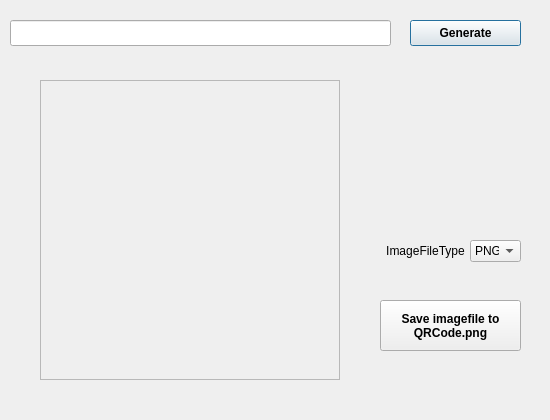
<?xml version="1.0" encoding="UTF-8"?>
<ui version="4.0">
 <class>MainWindow</class>
 <widget class="QDialog" name="MainWindow">
  <property name="geometry">
   <rect>
    <x>0</x>
    <y>0</y>
    <width>550</width>
    <height>420</height>
   </rect>
  </property>
  <property name="sizePolicy">
   <sizepolicy hsizetype="Fixed" vsizetype="Fixed">
    <horstretch>0</horstretch>
    <verstretch>0</verstretch>
   </sizepolicy>
  </property>
  <property name="minimumSize">
   <size>
    <width>550</width>
    <height>420</height>
   </size>
  </property>
  <property name="maximumSize">
   <size>
    <width>550</width>
    <height>420</height>
   </size>
  </property>
  <property name="windowTitle">
   <string>QRCode Generator</string>
  </property>
  <widget class="QWidget" name="centralWidget" native="true">
   <property name="geometry">
    <rect>
     <x>0</x>
     <y>0</y>
     <width>550</width>
     <height>420</height>
    </rect>
   </property>
   <property name="sizePolicy">
    <sizepolicy hsizetype="Fixed" vsizetype="Fixed">
     <horstretch>0</horstretch>
     <verstretch>0</verstretch>
    </sizepolicy>
   </property>
   <property name="minimumSize">
    <size>
     <width>550</width>
     <height>420</height>
    </size>
   </property>
   <property name="maximumSize">
    <size>
     <width>550</width>
     <height>420</height>
    </size>
   </property>
   <widget class="QLabel" name="qrcodepixmapLabel">
    <property name="geometry">
     <rect>
      <x>40</x>
      <y>80</y>
      <width>300</width>
      <height>300</height>
     </rect>
    </property>
    <property name="frameShape">
     <enum>QFrame::StyledPanel</enum>
    </property>
    <property name="frameShadow">
     <enum>QFrame::Sunken</enum>
    </property>
    <property name="alignment">
     <set>Qt::AlignCenter</set>
    </property>
   </widget>
   <widget class="QLineEdit" name="lineEdit">
    <property name="geometry">
     <rect>
      <x>10</x>
      <y>20</y>
      <width>381</width>
      <height>26</height>
     </rect>
    </property>
    <property name="font">
     <font>
      <pointsize>10</pointsize>
     </font>
    </property>
    <property name="text">
     <string></string>
    </property>
   </widget>
   <widget class="QPushButton" name="generateButton">
    <property name="geometry">
     <rect>
      <x>410</x>
      <y>20</y>
      <width>111</width>
      <height>26</height>
     </rect>
    </property>
    <property name="font">
     <font>
      <weight>75</weight>
      <bold>true</bold>
     </font>
    </property>
    <property name="text">
     <string>Generate</string>
    </property>
    <property name="default">
     <bool>true</bool>
    </property>
   </widget>
   <widget class="QPushButton" name="saveFileButton">
    <property name="geometry">
     <rect>
      <x>380</x>
      <y>300</y>
      <width>141</width>
      <height>51</height>
     </rect>
    </property>
    <property name="font">
     <font>
      <weight>75</weight>
      <bold>true</bold>
     </font>
    </property>
    <property name="text">
     <string>Save imagefile to
QRCode.png</string>
    </property>
   </widget>
   <widget class="QComboBox" name="comboBox">
    <property name="geometry">
     <rect>
      <x>470</x>
      <y>240</y>
      <width>51</width>
      <height>22</height>
     </rect>
    </property>
    <property name="currentText">
     <string>PNG</string>
    </property>
    <item>
     <property name="text">
      <string>PNG</string>
     </property>
    </item>
    <item>
     <property name="text">
      <string>JPG</string>
     </property>
    </item>
    <item>
     <property name="text">
      <string>BMP</string>
     </property>
    </item>
   </widget>
   <widget class="QLabel" name="label_2">
    <property name="geometry">
     <rect>
      <x>380</x>
      <y>240</y>
      <width>91</width>
      <height>21</height>
     </rect>
    </property>
    <property name="text">
     <string>ImageFileType</string>
    </property>
    <property name="alignment">
     <set>Qt::AlignCenter</set>
    </property>
   </widget>
  </widget>
 </widget>
 <layoutdefault spacing="6" margin="11"/>
 <resources/>
 <connections/>
</ui>
